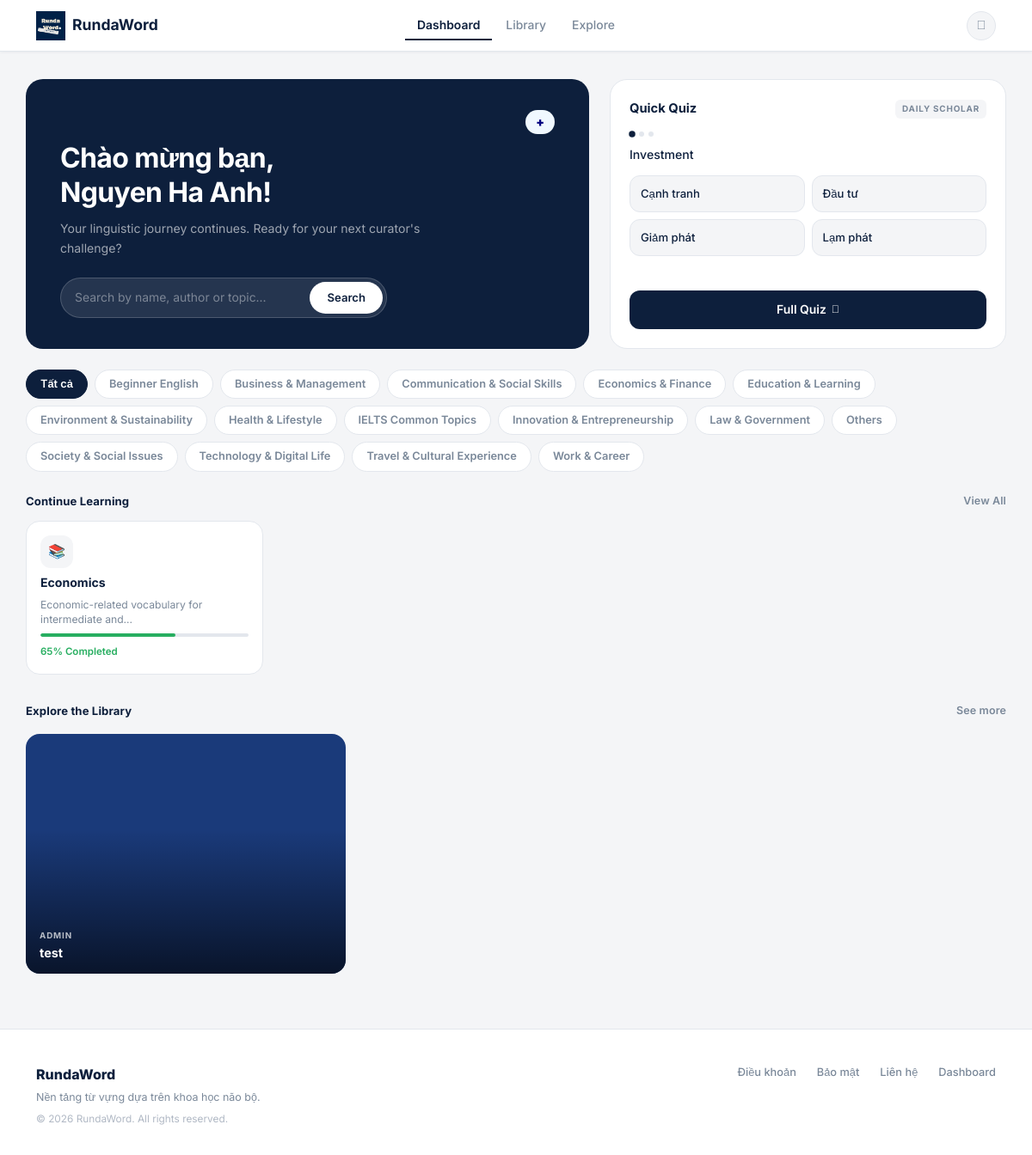
/dashboard (signed in), run on an earlier commit of the app's database.
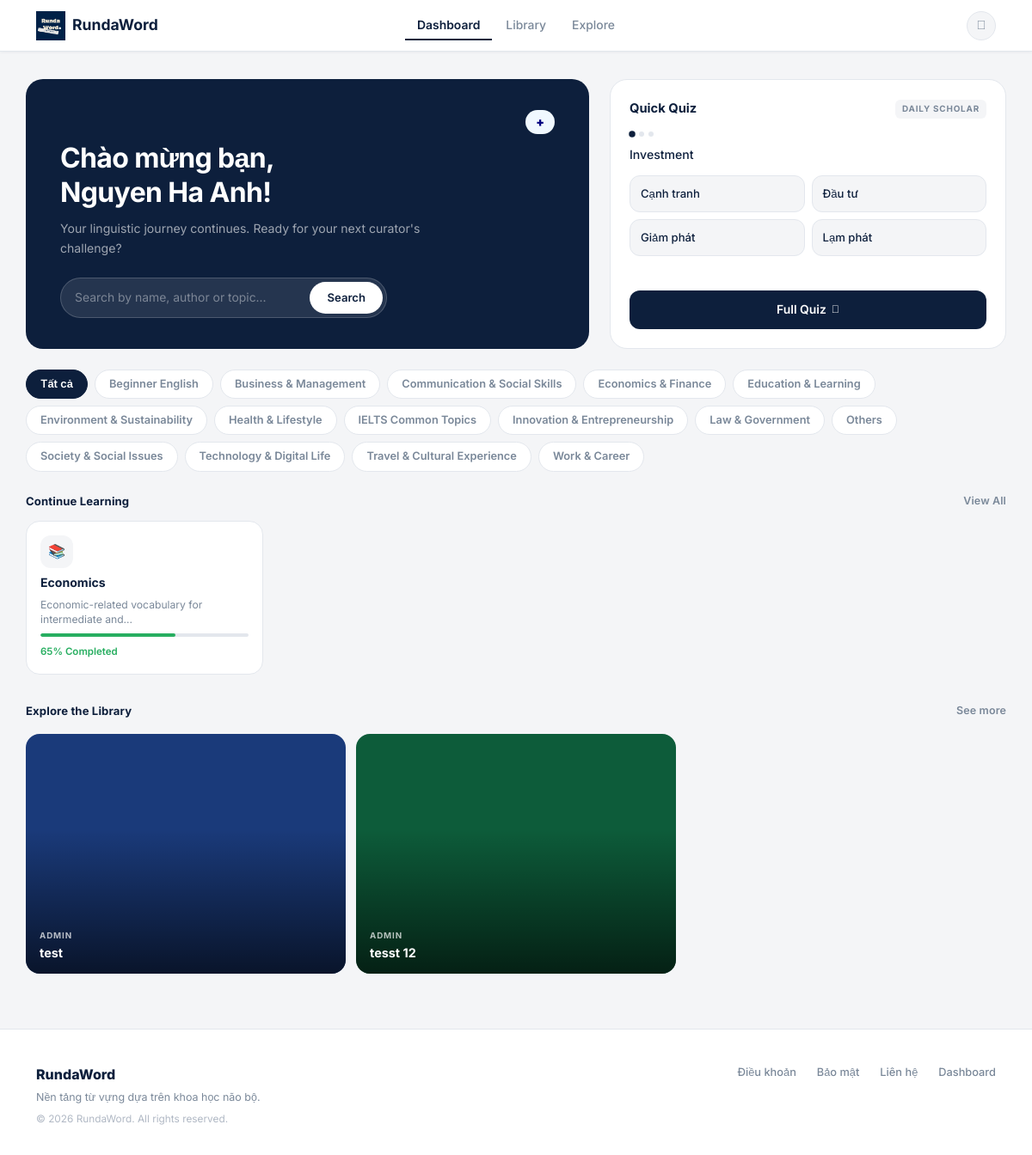
And on a later commit of the database.
### main.py (models this page shows, shortened)
class Vocabulary(db.Model):
    __tablename__ = 'vocabularies'
    id         = db.Column(db.Integer, primary_key=True)
    word_en    = db.Column(db.String(150), nullable=False)
    word_vi    = db.Column(db.String(255), nullable=False)
    package_id = db.Column(db.Integer, db.ForeignKey('vocab_packages.id'), nullable=False)

class TopicCatalog(db.Model):
    __tablename__ = 'topic_catalog'
    id   = db.Column(db.Integer, primary_key=True)
    name = db.Column(db.String(120), unique=True, nullable=False)

class VocabPackage(db.Model):
    __tablename__ = 'vocab_packages'
    id                  = db.Column(db.Integer, primary_key=True)
    package_name        = db.Column(db.String(100), nullable=False)
    package_description = db.Column(db.Text)
    topic               = db.Column(db.String(80))          # NEW: topic/category field
    created_at          = db.Column(db.DateTime, default=datetime.utcnow)
    updated_at          = db.Column(db.DateTime, default=datetime.utcnow)
    user_id             = db.Column(db.Integer, db.ForeignKey('users.id'), nullable=False)
    is_public           = db.Column(db.Boolean, default=True)
    vocabularies = db.relationship(
        'Vocabulary', backref='package', lazy=True, cascade='all, delete-orphan'
    )

class User(UserMixin, db.Model):
    __tablename__ = 'users'
    id            = db.Column(db.Integer, primary_key=True)
    username      = db.Column(db.String(50),  unique=True, nullable=False)
    name          = db.Column(db.String(100))
    email         = db.Column(db.String(120), unique=True, nullable=False)
    password_hash = db.Column(db.String(255), nullable=False)
    role          = db.Column(db.Integer, default=ROLE_USER, nullable=False)
    created_at    = db.Column(db.DateTime, default=datetime.utcnow)
    packages = db.relationship(
        'VocabPackage', backref='user', lazy=True, cascade='all, delete-orphan',
        foreign_keys='VocabPackage.user_id'
    )
    saved_packages = db.relationship(
        'VocabPackage', secondary=user_saved_packages,
        backref=db.backref('saved_by', lazy='dynamic'), lazy='dynamic'
    )
    @property
    def is_admin(self):
        return self.role == ROLE_ADMIN

### main.py (the view, shortened to what this page needs)
@app.route('/dashboard')
@login_required
def dashboard():
    q            = request.args.get('q', '').strip()
    topic_filter = request.args.get('topic', '').strip()
    available_topics = get_topics_for_user(current_user.id)
    if topic_filter and topic_filter not in available_topics:
        topic_filter = ''
    search_results = None
    recent_packages = VocabPackage.query \
        .filter_by(user_id=current_user.id) \
        .order_by(VocabPackage.updated_at.desc()) \
        .limit(4).all()
    saved_recent = current_user.saved_packages \
        .order_by(VocabPackage.updated_at.desc()) \
        .limit(4).all()
    public_packages = VocabPackage.query \
        .filter(VocabPackage.is_public == True, VocabPackage.user_id != current_user.id) \
        .order_by(func.random()) \
        .limit(6).all()
    user_packages = VocabPackage.query.filter_by(user_id=current_user.id).all()
    quiz_package  = random.choice(user_packages) if user_packages else None
    quiz_words    = []
    if quiz_package:
        vocabs = list(quiz_package.vocabularies)
        if len(vocabs) >= 2:
            sample = random.sample(vocabs, min(3, len(vocabs)))
            for v in sample:
                wrong_pool = [x.word_vi for x in vocabs if x.id != v.id]
                wrong      = random.sample(wrong_pool, min(3, len(wrong_pool)))
                options    = wrong + [v.word_vi]
                random.shuffle(options)
                quiz_words.append({
                    "word": v.word_en, "correct": v.word_vi, "options": options
                })
    return render_template(
        'index.html',
        recent_packages=recent_packages,
        saved_recent=saved_recent,
        public_packages=public_packages,
        quiz_words=quiz_words,
        quiz_package=quiz_package,
        search_results=search_results,
        search_query=q,
        topic_filter=topic_filter,
        available_topics=available_topics,
    )

### main.py (called while the page is built)
def get_available_topics():
    rows = TopicCatalog.query.order_by(TopicCatalog.name).all()
    return [r.name for r in rows]

def get_topics_for_user(user_id=None):
    _ = user_id
    return get_available_topics()

@login_manager.user_loader
def load_user(user_id):
    return User.query.get(int(user_id))

### templates/index.html (shortened to what the changed rows need)
{% extends "base.html" %}
{% block content %}
<div class="container dashboard-wrap">
  {% if search_query or topic_filter %}
  <div class="d-flex align-items-center gap-3 mb-4">
    <div style="font-family:'Playfair Display',serif;font-size:1.4rem;font-weight:700;color:var(--navy);">
      {% if search_query %}Results for "{{ search_query }}"{% else %}Chủ đề: {{ topic_filter }}{% endif %}
    </div>
    <a href="{{ url_for('dashboard') }}" style="font-size:0.82rem;color:var(--text-muted);text-decoration:none;font-weight:600;">✕ Clear</a>
  </div>
  {% if search_results %}
  <div class="row g-3 mb-5">
    {% for package in search_results %}
    <div class="col-6 col-md-3 col-lg-2">
      <a href="{{ url_for('package_detail', package_id=package.id) }}" class="pkg-card" style="min-height:130px;">
        <div class="pkg-card-top">
          <span class="pkg-badge {% if package.is_public %}public{% else %}private{% endif %}">
            {% if package.is_public %}Public{% else %}Private{% endif %}
          </span>
        </div>
        <div class="pkg-name">{{ package.package_name }}</div>
        <div class="pkg-author" style="font-size:0.75rem;color:var(--text-muted);">by @{{ package.user.username if package.user else '—' }}</div>
        <div class="pkg-meta">
          <span class="pkg-word-count"><i class="fas fa-layer-group" style="font-size:0.7rem;"></i> {{ package.vocabularies|length }} words</span>
          <span class="pkg-play-btn"><i class="fas fa-play"></i></span>
        </div>
      </a>
    </div>
    {% endfor %}
  </div>
  {% else %}
  <div class="rw-card text-center py-5 mb-4">
    <i class="fas fa-search fa-2x mb-3" style="color:var(--border);"></i>
    <p style="color:var(--text-muted);margin:0;font-size:0.88rem;">No packages matched your search.</p>
  </div>
  {% endif %}
  {% else %}
  <div class="row g-4 mb-4">
    <div class="col-lg-5">
      {% if quiz_words and quiz_words|length >= 1 %}
      <div class="quiz-widget">
        <div class="quiz-widget-header">
          <span class="quiz-widget-title">Quick Quiz</span>
          <span class="quiz-daily-badge">Daily Scholar</span>
        </div>
        <div class="quiz-progress-dots" id="quizDots">
          <div class="quiz-dot current" id="qdot0"></div>
          <div class="quiz-dot" id="qdot1"></div>
          <div class="quiz-dot" id="qdot2"></div>
        </div>
        <div class="quiz-q-item active" id="qq0">
          <div class="quiz-question">{{ quiz_words[0].word }}</div>
          <div class="quiz-options-grid" id="qopts0">
            {% for opt in quiz_words[0].options %}
            <button class="quiz-opt" onclick="checkQuickAnswer(this, '{{ opt | e }}', '{{ quiz_words[0].correct | e }}', 0)">{{ opt }}</button>
            {% endfor %}
          </div>
        </div>
        <a href="{{ url_for('quiz', package_id=quiz_package.id) }}" class="btn-daily-quiz">
          Full Quiz <i class="fas fa-arrow-right" style="font-size:0.76rem;"></i>
        </a>
      </div>
      {% endif %}
    </div>
  </div>
  <div class="topic-filter-row">
    <a href="{{ url_for('dashboard') }}" class="topic-chip {% if not topic_filter %}active{% endif %}" style="text-decoration: none;">Tất cả</a>
    {% for t in available_topics %}
    <a href="{{ url_for('dashboard', topic=t) }}" class="topic-chip {% if topic_filter == t %}active{% endif %}" style="text-decoration: none;">{{ t }}</a>
    {% endfor %}
  </div>
  <div class="cards-row">
    {% if recent_packages %}
      {% set icons = ['📚','🔤','📖','✏️'] %}
      {% set percents = [65, 20, 85, 40] %}
      {% for pkg in recent_packages %}
      <a href="{{ url_for('package_detail', package_id=pkg.id) }}" class="continue-card">
        <div class="continue-icon">{{ icons[loop.index0 % 4] }}</div>
        <div class="continue-name">{{ pkg.package_name }}</div>
        <div class="continue-desc">
          {{ pkg.package_description[:48] ~ '…' if pkg.package_description and pkg.package_description|length > 48 else (pkg.package_description or pkg.vocabularies|length|string ~ ' words') }}
        </div>
        <div class="continue-progress-bar">
          <div class="continue-progress-fill" style="width:{{ percents[loop.index0 % 4] }}%;"></div>
        </div>
        <div class="continue-pct">{{ percents[loop.index0 % 4] }}% Completed</div>
      </a>
      {% endfor %}
    {% endif %}
  </div>
  <div class="row g-4">
    {% if saved_recent %}
    <div class="col-md-4">
      <div class="section-label mb-3">
        Saved Collections
        <a href="{{ url_for('packages', tab='saved') }}">See all</a>
      </div>
      <div class="saved-list">
        {% for pkg in saved_recent %}
        <a href="{{ url_for('package_detail', package_id=pkg.id) }}" class="saved-item">
          <div class="saved-thumb"><i class="fas fa-book"></i></div>
          <div>
            <div class="saved-item-name">{{ pkg.package_name }}</div>
            <div class="saved-item-from">Saved from @{{ pkg.user.username if pkg.user else '—' }}</div>
          </div>
          <i class="fas fa-bookmark saved-bookmark"></i>
        </a>
        {% endfor %}
      </div>
    </div>
    <div class="col-md-8">
    {% else %}
    <div class="col-12">
    {% endif %}
      {% if public_packages %}
      <div class="explore-grid">
        {% set bg_colors = ['#1a3a7a','#0d5c3a','#6a1a1a','#2a3a5c','#4a2a0a','#1a4a1a'] %}
        {% for pkg in public_packages %}
        <a href="{{ url_for('package_detail', package_id=pkg.id) }}" class="explore-card">
          <div class="explore-card-bg" style="background-color:{{ bg_colors[loop.index0 % 6] }};"></div>
          <div class="explore-card-overlay"></div>
          <div class="explore-card-content">
            <div class="explore-card-cat">{{ pkg.user.username if pkg.user else '' }}</div>
            <div class="explore-card-name">{{ pkg.package_name }}</div>
          </div>
        </a>
        {% endfor %}
      </div>
      {% else %}
      <p style="color:var(--text-muted);font-size:0.88rem;">No public packages yet.</p>
      {% endif %}
    </div>
  </div>
  {% endif %}
</div>
{% endblock %}

What changed in the data, as far as the page shows it:
added VocabPackage: user "ADMIN", package_name "tesst 12"
